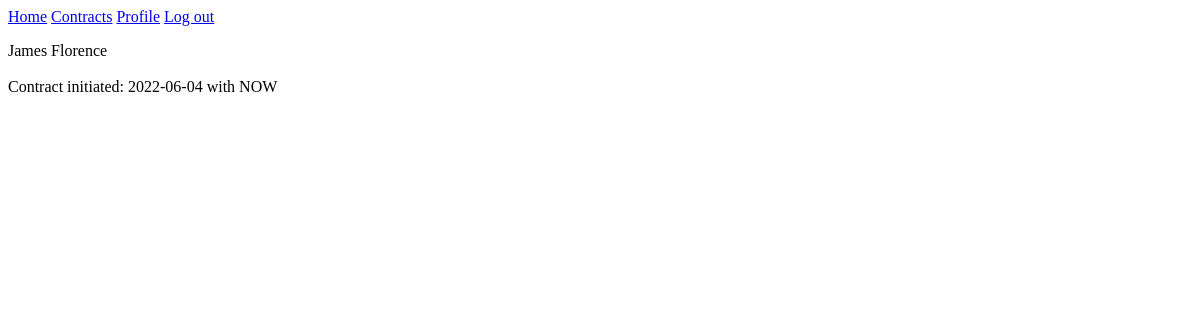
Page /profile/1/ (signed in) on the earlier database version.
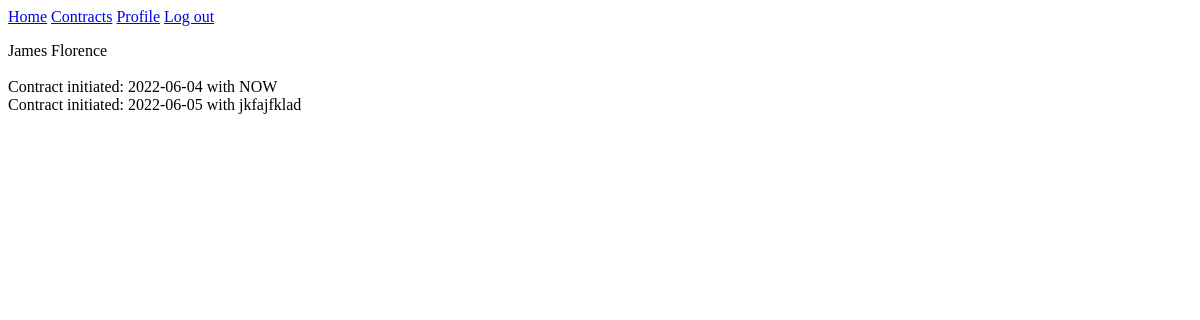
Same page on the later database version.
### vareaze/models.py (models this page shows)
class Contract(models.Model):
	owner = models.ForeignKey(Account, on_delete = models.PROTECT)
	date_added = models.DateTimeField(default=datetime.now(est_tz).strftime("%Y-%m-%d"))
	vareaze_id = models.CharField(max_length=12)
	sent_to = models.CharField(max_length=12)
	def __str__(self):
		return f"Contract initiated: {str(self.date_added)[:10]} with {self.sent_to}"

### vareaze/views.py (the view)
# urls.py: path('profile/<int:user_id>/', views.profile, name='profile'),
def profile(request, user_id):
	user = Account.objects.get(id=user_id)
	contracts = Contract.objects.all()
	context = {'user':user, 'contracts': contracts}
	return render(request, 'vareaze/profile.html', context)

### vareaze/templates/vareaze/profile.html (shortened to what this page needs)
{% extends 'vareaze/base.html' %}
{% block content %}
<!DOCTYPE html>
<html>
<head>
</head>
<body>
	<p>{{ user.first_name }} {{ user.last_name }}<br><br>
		{% for contract in contracts %}
			{% if contract.owner.email == request.user.email %}
				{{ contract }}<br>
			{% endif %}
		{% endfor %}
	</p>
</body>
{% endblock content %}

Differences in the rows shown:
added Contract: date_added+sent_to "Contract initiated: 2022-06-05 with jkfajfklad"
